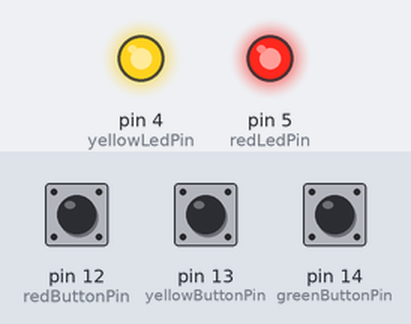
A sketch run on a simulated Arduino Uno, built with avr-gcc and run on an emulated ATmega328P. Parts: output pins drawn as LEDs (lit = HIGH). The inputs (shaded band) are chosen by the test bench; at power-on: pin 12 (redButtonPin) HIGH, pin 13 (yellowButtonPin) HIGH, pin 14 (greenButtonPin) HIGH. Pins used as bus, display or sensor lines are not drawn; what the sketch prints to the serial monitor is not drawn.

Above: at 1.2 s.
1.3 s: pin 12 (redButtonPin) pulled LOW for 0.15 s
At 1.42 s:
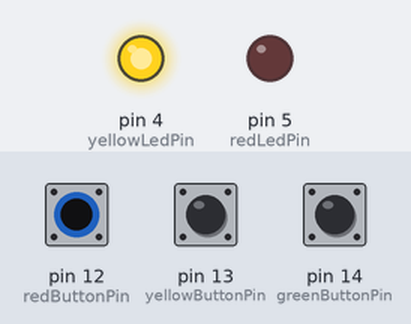
3.0 s: pin 13 (yellowButtonPin) pulled LOW for 0.15 s
At 3.14 s:
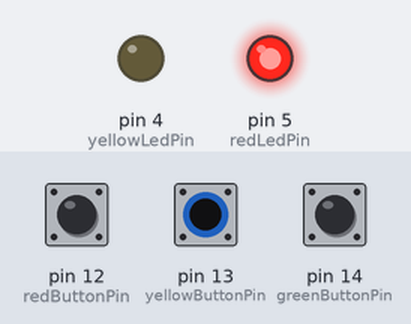
4.7 s: pin 13 (yellowButtonPin) pulled LOW for 3.2 s
At 9.1 s:
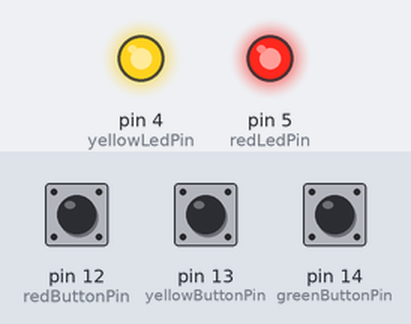
9.4 s: pin 12 (redButtonPin) pulled LOW for 1 s
At 9.8 s:
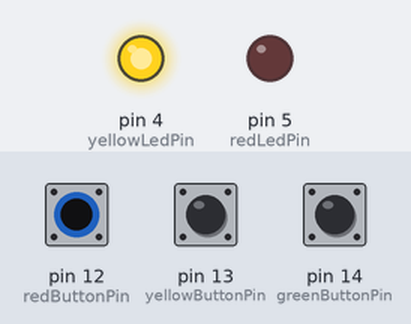
13.4 s: pin 12 (redButtonPin) pulled LOW for 3.2 s
At 17.8 s:
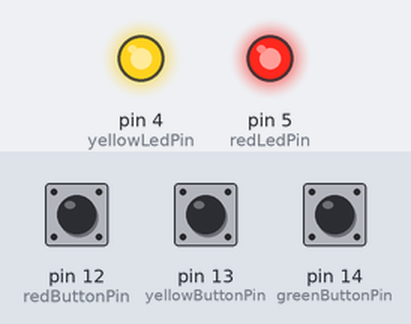
18.1 s: pin 12 (redButtonPin) driven LOW and pin 13 (yellowButtonPin) driven LOW
At 18.5 s:
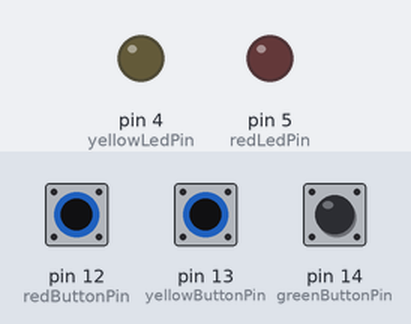
Timing chart, 0 to 20.6 s (numbered marks = the images above; inputs shaded):
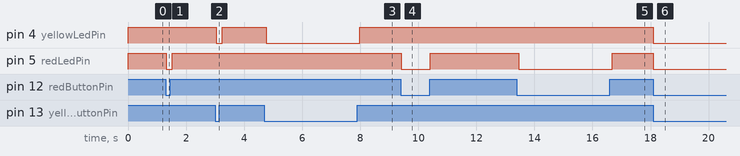

Measured:
- after the input at 1.3 s, pin 5 (redLedPin): HIGH → LOW at once, → HIGH 0.20 s later
- after the input at 3.0 s, pin 4 (yellowLedPin): HIGH → LOW after 0.05 s, → HIGH 0.20 s later
- after the input at 4.7 s, pin 4 (yellowLedPin): HIGH → LOW after 0.07 s, → HIGH 3.2 s later
- after the input at 9.4 s, pin 5 (redLedPin): HIGH → LOW at once, → HIGH 1.0 s later
- after the input at 13.4 s, pin 5 (redLedPin): HIGH → LOW after 0.06 s, → HIGH 3.2 s later
- after the input at 18.1 s, pin 4 (yellowLedPin), pin 5 (redLedPin): HIGH → LOW at once

The sketch:

esp8266_task1-3.ino
```cpp
// LED和按钮的引脚编号
const int redLedPin = 5;
const int yellowLedPin = 4;
const int greenLedPin = 0;
const int redButtonPin = 12;
const int yellowButtonPin = 13;
const int greenButtonPin = 14;

void setup() {
  // 初始化串口通信
  Serial.begin(115200);

  // 设置LED引脚为输出模式
  pinMode(redLedPin, OUTPUT);
  pinMode(yellowLedPin, OUTPUT);
  pinMode(greenLedPin, OUTPUT);

  // 设置按钮引脚为输入模式
  pinMode(redButtonPin, INPUT);
  pinMode(yellowButtonPin, INPUT);
  pinMode(greenButtonPin, INPUT);
}

void loop() {
  // 读取每个按钮的状态
  int redButtonState = digitalRead(redButtonPin);
  int yellowButtonState = digitalRead(yellowButtonPin);
  int greenButtonState = digitalRead(greenButtonPin);

  // 根据按钮状态控制LED灯
  if (redButtonState == LOW) {
    digitalWrite(redLedPin, 0);
  } else {
    digitalWrite(redLedPin, 1);
    Serial.println("Red");
    Serial.println("许阳，2022030332");
  }

  if (yellowButtonState == LOW) {
    digitalWrite(yellowLedPin, 0);
  } else {
    digitalWrite(yellowLedPin, 1);
    Serial.println("Yellow");
    Serial.println("许阳，2022030332");
  }

  if (greenButtonState == LOW) {
    digitalWrite(greenLedPin, 0);
  } else {
    digitalWrite(greenLedPin, 1);
    Serial.println("Green");
    Serial.println("许阳，2022030332");
  }

  // 稍作延迟，防止过快刷新
  delay(100);
}
```
